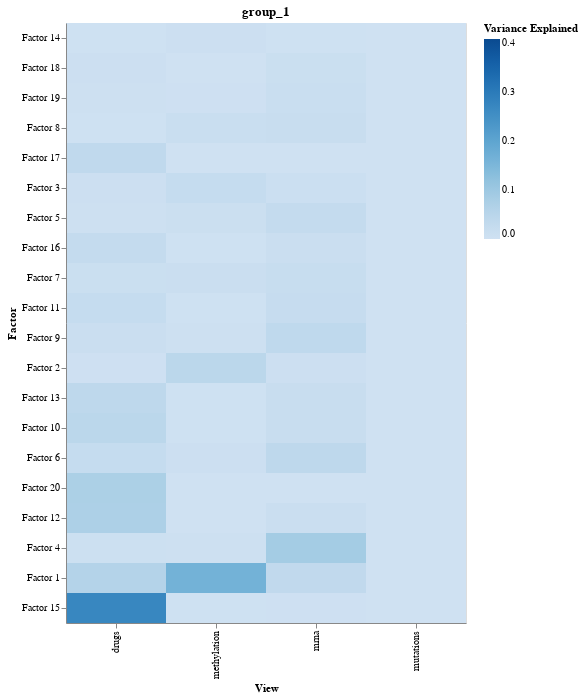

Source (notebook cell):
### Code cell
plot_variance_explained(model)

### Figure 1 — Vega specification as saved in the notebook (floating-point values rounded to 4 significant figures)
{"$schema": "https://vega.github.io/schema/vega/v5.json", "data": [{"name": "source_0", "values": [{"Factor": "Factor 14", "Variance Explained": 0.001581, "View": "drugs"}, {"Factor": "Factor 18", "Variance Explained": 0.007978, "View": "drugs"}, {"Factor": "Factor 19", "Variance Explained": 0.004662, "View": "drugs"}, {"Factor": "Factor 8", "Variance Explained": 0.001365, "View": "drugs"}, {"Factor": "Factor 17", "Variance Explained": 0.03715, "View": "drugs"}, {"Factor": "Factor 3", "Variance Explained": 0.007039, "View": "drugs"}, {"Factor": "Factor 5", "Variance Explained": 0.00383, "View": "drugs"}, {"Factor": "Factor 16", "Variance Explained": 0.02669, "View": "drugs"}, {"Factor": "Factor 7", "Variance Explained": 0.01092, "View": "drugs"}, {"Factor": "Factor 11", "Variance Explained": 0.02364, "View": "drugs"}, {"Factor": "Factor 9", "Variance Explained": 0.01147, "View": "drugs"}, {"Factor": "Factor 2", "Variance Explained": 0.002332, "View": "drugs"}, {"Factor": "Factor 13", "Variance Explained": 0.03973, "View": "drugs"}, {"Factor": "Factor 10", "Variance Explained": 0.04652, "View": "drugs"}, {"Factor": "Factor 6", "Variance Explained": 0.02286, "View": "drugs"}, {"Factor": "Factor 20", "Variance Explained": 0.07513, "View": "drugs"}, {"Factor": "Factor 12", "Variance Explained": 0.07253, "View": "drugs"}, {"Factor": "Factor 4", "Variance Explained": 0.006392, "View": "drugs"}, {"Factor": "Factor 1", "Variance Explained": 0.05968, "View": "drugs"}, {"Factor": "Factor 15", "Variance Explained": 0.2723, "View": "drugs"}, {"Factor": "Factor 14", "Variance Explained": 0.008294, "View": "methylation"}, {"Factor": "Factor 18", "Variance Explained": 0.001121, "View": "methylation"}, {"Factor": "Factor 19", "Variance Explained": 0.002485, "View": "methylation"}, {"Factor": "Factor 8", "Variance Explained": 0.01358, "View": "methylation"}, {"Factor": "Factor 17", "Variance Explained": 0.0006948, "View": "methylation"}, {"Factor": "Factor 3", "Variance Explained": 0.02378, "View": "methylation"}, {"Factor": "Factor 5", "Variance Explained": 0.01031, "View": "methylation"}, {"Factor": "Factor 16", "Variance Explained": 0.001556, "View": "methylation"}, {"Factor": "Factor 7", "Variance Explained": 0.0116, "View": "methylation"}, {"Factor": "Factor 11", "Variance Explained": 0.001721, "View": "methylation"}, {"Factor": "Factor 9", "Variance Explained": 0.003818, "View": "methylation"}, {"Factor": "Factor 2", "Variance Explained": 0.04653, "View": "methylation"}, {"Factor": "Factor 13", "Variance Explained": 0.001409, "View": "methylation"}, {"Factor": "Factor 10", "Variance Explained": 0.002128, "View": "methylation"}, {"Factor": "Factor 6", "Variance Explained": 0.0075, "View": "methylation"}, {"Factor": "Factor 20", "Variance Explained": 0.0008205, "View": "methylation"}, {"Factor": "Factor 12", "Variance Explained": 0.001186, "View": "methylation"}, {"Factor": "Factor 4", "Variance Explained": 0.005671, "View": "methylation"}, {"Factor": "Factor 1", "Variance Explained": 0.1646, "View": "methylation"}, {"Factor": "Factor 15", "Variance Explained": 0.001455, "View": "methylation"}, {"Factor": "Factor 14", "Variance Explained": 0.001367, "View": "mrna"}, {"Factor": "Factor 18", "Variance Explained": 0.01134, "View": "mrna"}, {"Factor": "Factor 19", "Variance Explained": 0.01435, "View": "mrna"}, {"Factor": "Factor 8", "Variance Explained": 0.01728, "View": "mrna"}, {"Factor": "Factor 17", "Variance Explained": 0.0004698, "View": "mrna"}, {"Factor": "Factor 3", "Variance Explained": 0.008882, "View": "mrna"}, {"Factor": "Factor 5", "Variance Explained": 0.02562, "View": "mrna"}, {"Factor": "Factor 16", "Variance Explained": 0.01206, "View": "mrna"}, {"Factor": "Factor 7", "Variance Explained": 0.02033, "View": "mrna"}, {"Factor": "Factor 11", "Variance Explained": 0.02267, "View": "mrna"}, {"Factor": "Factor 9", "Variance Explained": 0.03724, "View": "mrna"}, {"Factor": "Factor 2", "Variance Explained": 0.008226, "View": "mrna"}, {"Factor": "Factor 13", "Variance Explained": 0.01769, "View": "mrna"}, {"Factor": "Factor 10", "Variance Explained": 0.01775, "View": "mrna"}, {"Factor": "Factor 6", "Variance Explained": 0.04138, "View": "mrna"}, {"Factor": "Factor 20", "Variance Explained": 0.000642, "View": "mrna"}, {"Factor": "Factor 12", "Variance Explained": 0.01289, "View": "mrna"}, {"Factor": "Factor 4", "Variance Explained": 0.08753, "View": "mrna"}, {"Factor": "Factor 1", "Variance Explained": 0.03423, "View": "mrna"}, {"Factor": "Factor 15", "Variance Explained": 0.002457, "View": "mrna"}, {"Factor": "Factor 14", "Variance Explained": 0.0, "View": "mutations"}, {"Factor": "Factor 18", "Variance Explained": 0.0, "View": "mutations"}, {"Factor": "Factor 19", "Variance Explained": 0.0, "View": "mutations"}, {"Factor": "Factor 8", "Variance Explained": 0.0, "View": "mutations"}, {"Factor": "Factor 17", "Variance Explained": 0.0, "View": "mutations"}, {"Factor": "Factor 3", "Variance Explained": 0.0, "View": "mutations"}, {"Factor": "Factor 5", "Variance Explained": 0.0, "View": "mutations"}, {"Factor": "Factor 16", "Variance Explained": 0.0, "View": "mutations"}, {"Factor": "Factor 7", "Variance Explained": 0.0, "View": "mutations"}, {"Factor": "Factor 11", "Variance Explained": 0.0, "View": "mutations"}, {"Factor": "Factor 9", "Variance Explained": 0.0, "View": "mutations"}, {"Factor": "Factor 2", "Variance Explained": 0.0, "View": "mutations"}, {"Factor": "Factor 13", "Variance Explained": 0.0, "View": "mutations"}, {"Factor": "Factor 10", "Variance Explained": 0.0, "View": "mutations"}, {"Factor": "Factor 6", "Variance Explained": 0.0, "View": "mutations"}, {"Factor": "Factor 20", "Variance Explained": 0.0, "View": "mutations"}, {"Factor": "Factor 12", "Variance Explained": 0.0, "View": "mutations"}, {"Factor": "Factor 4", "Variance Explained": 0.0, "View": "mutations"}, {"Factor": "Factor 1", "Variance Explained": 0.0, "View": "mutations"}, {"Factor": "Factor 15", "Variance Explained": 0.0, "View": "mutations"}]}, {"name": "source_0_concat_0_x_domain_View", "values": [{"View": "drugs"}, {"View": "methylation"}, {"View": "mrna"}, {"View": "mutations"}]}, {"name": "source_0_concat_0_y_domain_Factor", "values": [{"Factor": "Factor 14"}, {"Factor": "Factor 18"}, {"Factor": "Factor 19"}, {"Factor": "Factor 8"}, {"Factor": "Factor 17"}, {"Factor": "Factor 3"}, {"Factor": "Factor 5"}, {"Factor": "Factor 16"}, {"Factor": "Factor 7"}, {"Factor": "Factor 11"}, {"Factor": "Factor 9"}, {"Factor": "Factor 2"}, {"Factor": "Factor 13"}, {"Factor": "Factor 10"}, {"Factor": "Factor 6"}, {"Factor": "Factor 20"}, {"Factor": "Factor 12"}, {"Factor": "Factor 4"}, {"Factor": "Factor 1"}, {"Factor": "Factor 15"}]}], "signals": [{"name": "childWidth", "value": 400}], "marks": [{"type": "group", "name": "concat_0_group", "encode": {"update": {"height": {"signal": "height"}, "width": {"signal": "childWidth"}}}, "marks": [{"type": "rect", "name": "concat_0_marks", "from": {"data": "source_0"}, "encode": {"update": {"x": {"field": "View", "scale": "concat_0_x"}, "tooltip": {"signal": "{\"Factor\": isValid(datum[\"Factor\"]) ? datum[\"Factor\"] : \"\"+datum[\"Factor\"], \"View\": isValid(datum[\"View\"]) ? datum[\"View\"] : \"\"+datum[\"View\"], \"Variance Explained\": format(datum[\"Variance Explained\"], \"\")}"}, "y": {"field": "Factor", "scale": "concat_0_y"}, "height": {"signal": "max(0.25, bandwidth('concat_0_y'))"}, "fill": {"field": "Variance Explained", "scale": "concat_0_color"}, "width": {"signal": "max(0.25, bandwidth('concat_0_x'))"}}}, "style": ["rect"]}], "axes": [{"scale": "concat_0_x", "labelBaseline": "middle", "title": "View", "orient": "bottom", "labelAngle": 270, "zindex": 1, "grid": false, "labelAlign": "right"}, {"scale": "concat_0_y", "orient": "left", "grid": false, "zindex": 1, "title": "Factor"}], "title": {"text": "group_1", "frame": "group"}, "style": "cell", "legends": [{"fill": "concat_0_color", "gradientLength": {"signal": "clamp(height, 64, 200)"}, "title": "Variance Explained"}]}], "scales": [{"name": "concat_0_x", "type": "band", "domain": {"data": "source_0_concat_0_x_domain_View", "field": "View", "sort": true}, "range": [0, {"signal": "childWidth"}], "paddingInner": 0, "paddingOuter": 0}, {"name": "concat_0_y", "type": "band", "domain": {"data": "source_0_concat_0_y_domain_Factor", "field": "Factor"}, "range": [0, {"signal": "height"}], "paddingOuter": 0, "paddingInner": 0}, {"name": "concat_0_color", "type": "linear", "domain": [0, 0.4085], "range": {"scheme": "blues"}, "interpolate": "hcl", "zero": true}], "height": 600, "layout": {"padding": 20, "bounds": "full", "align": "each"}, "padding": 5, "background": "white"}
